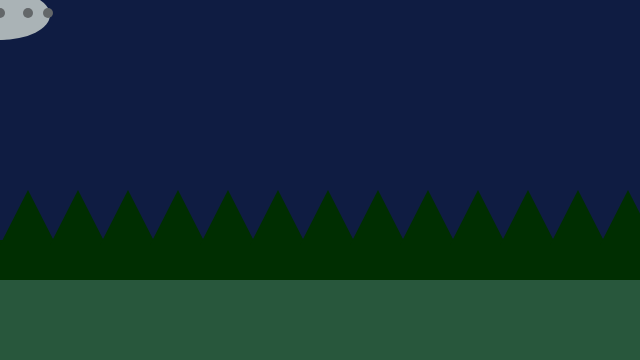
Frame 1 (no input)
Frame 60 (no input): identical to frame 1, image omitted
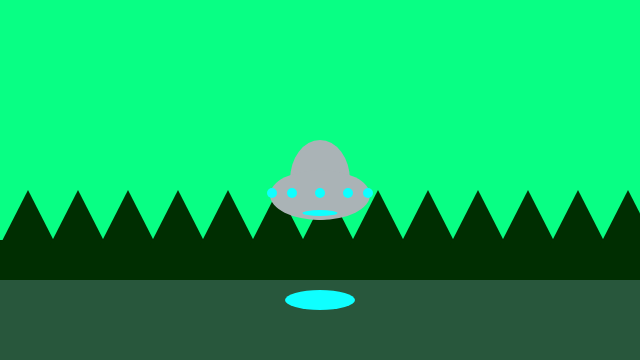
Frame 120 (the mouse pressed at the canvas centre since frame 60)

The p5.js sketch that drew these frames (run headless with seeded random() and noise() and a simulated clock; from frame 60 on, the mouse is pressed at the canvas centre):

// p5.js sketch
// ── sketch.js
function setup() {
	// create a place to draw
	createCanvas(640, 360);

}

function draw() {

	//flashing lights (background)
	if (mouseIsPressed) {
		background(random(0, 100), random(0, 1000), random(0, 300));

	} else {
		background(15, 28, 66);
	}

	//draw forest

	noStroke();
	fill(40, 87, 60);
	rect(0, 280, 640, 100);
	fill(0, 46, 1);
	rect(0, 240, 640, 40);
	triangle(0, 245, 28, 190, 56, 245);
	triangle(50, 245, 78, 190, 106, 245);
	triangle(100, 245, 128, 190, 156, 245);
	triangle(150, 245, 178, 190, 206, 245);
	triangle(200, 245, 228, 190, 256, 245);
	triangle(250, 245, 278, 190, 306, 245);
	triangle(300, 245, 328, 190, 356, 245);
	triangle(350, 245, 378, 190, 406, 245);
	triangle(400, 245, 428, 190, 456, 245);
	triangle(450, 245, 478, 190, 506, 245);
	triangle(500, 245, 528, 190, 556, 245);
	triangle(550, 245, 578, 190, 606, 245);
	triangle(600, 245, 628, 190, 656, 245);



	// draw UFO
	fill(170, 179, 182);
	ellipse(mouseX, mouseY, 60, 80);
	ellipse(mouseX, mouseY + 15, 100, 50);

	// flashion UFO lights
	if (mouseIsPressed) {

		fill(random(0, 100), random(0, 1000), random(0, 300));
		ellipse(mouseX + 28, mouseY + 13, 10, 10);
		ellipse(mouseX + 48, mouseY + 13, 10, 10);
		ellipse(mouseX - 28, mouseY + 13, 10, 10);
		ellipse(mouseX - 48, mouseY + 13, 10, 10);
		ellipse(mouseX, mouseY + 13, 10, 10);
		ellipse(mouseX, 300, 70, 20);
		ellipse(mouseX, mouseY + 33, 35, 6);

	} else {

		fill(99, 103, 105);
		ellipse(mouseX + 28, mouseY + 13, 10, 10);
		ellipse(mouseX + 48, mouseY + 13, 10, 10);
		ellipse(mouseX - 28, mouseY + 13, 10, 10);
		ellipse(mouseX - 48, mouseY + 13, 10, 10);
		ellipse(mouseX, mouseY + 13, 10, 10);
	}



}
